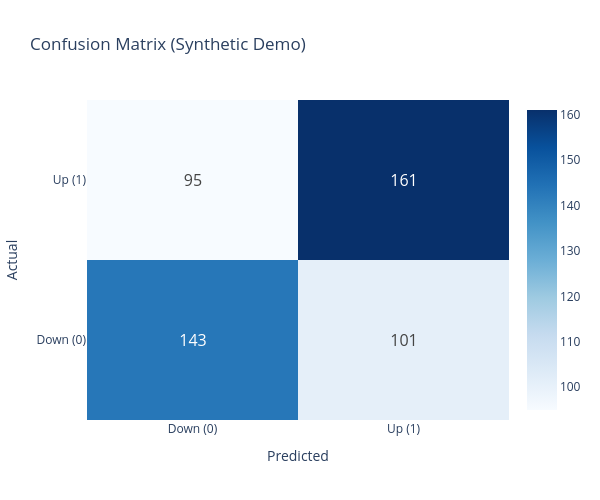

Source (notebook cell):
### Markdown cell above
## 6. Confusion Matrix

Heatmap of predicted vs actual labels from walk-forward backtest results.

### Code cell
try:
    if not bt_results.empty and "prediction" in bt_results.columns and "actual" in bt_results.columns:
        from sklearn.metrics import confusion_matrix

        cm = confusion_matrix(bt_results["actual"], bt_results["prediction"])
        labels = ["Down (0)", "Up (1)"]

        fig = go.Figure(data=go.Heatmap(
            z=cm, x=labels, y=labels,
            text=cm, texttemplate="%{text}", textfont={"size": 16},
            colorscale="Blues",
        ))
        fig.update_layout(
            title="Confusion Matrix — Walk-Forward Predictions",
            xaxis_title="Predicted", yaxis_title="Actual",
            height=500, width=600,
        )
        fig.show()

        accuracy = (bt_results["prediction"] == bt_results["actual"]).mean()
        print(f"Overall accuracy: {accuracy:.4f}")
    else:
        raise ValueError("No backtest results")
except Exception as e:
    print(f"Confusion matrix error: {e}")
    print("\nGenerating synthetic confusion matrix for demo...")
    np.random.seed(42)
    n = 500
    y_true = np.random.randint(0, 2, n)
    y_pred = np.where(np.random.rand(n) < 0.6, y_true, 1 - y_true)
    from sklearn.metrics import confusion_matrix
    cm = confusion_matrix(y_true, y_pred)
    labels = ["Down (0)", "Up (1)"]
    fig = go.Figure(data=go.Heatmap(
        z=cm, x=labels, y=labels,
        text=cm, texttemplate="%{text}", textfont={"size": 16},
        colorscale="Blues",
    ))
    fig.update_layout(
        title="Confusion Matrix (Synthetic Demo)",
        xaxis_title="Predicted", yaxis_title="Actual",
        height=500, width=600,
    )
    fig.show()

### Figure 1 — Plotly figure (JSON) as saved in the notebook; plotly's stock layout.template omitted (floating-point values rounded to 4 significant figures)
{"data": [{"colorscale": [[0.0, "rgb(247,251,255)"], [0.125, "rgb(222,235,247)"], [0.25, "rgb(198,219,239)"], [0.375, "rgb(158,202,225)"], [0.5, "rgb(107,174,214)"], [0.625, "rgb(66,146,198)"], [0.75, "rgb(33,113,181)"], [0.875, "rgb(8,81,156)"], [1.0, "rgb(8,48,107)"]], "text": [[143, 101], [95, 161]], "textfont": {"size": 16}, "texttemplate": "%{text}", "type": "heatmap", "x": ["Down (0)", "Up (1)"], "y": ["Down (0)", "Up (1)"], "z": [[143, 101], [95, 161]]}], "layout": {"height": 500, "title": {"text": "Confusion Matrix (Synthetic Demo)"}, "width": 600, "xaxis": {"title": {"text": "Predicted"}}, "yaxis": {"title": {"text": "Actual"}}}}
